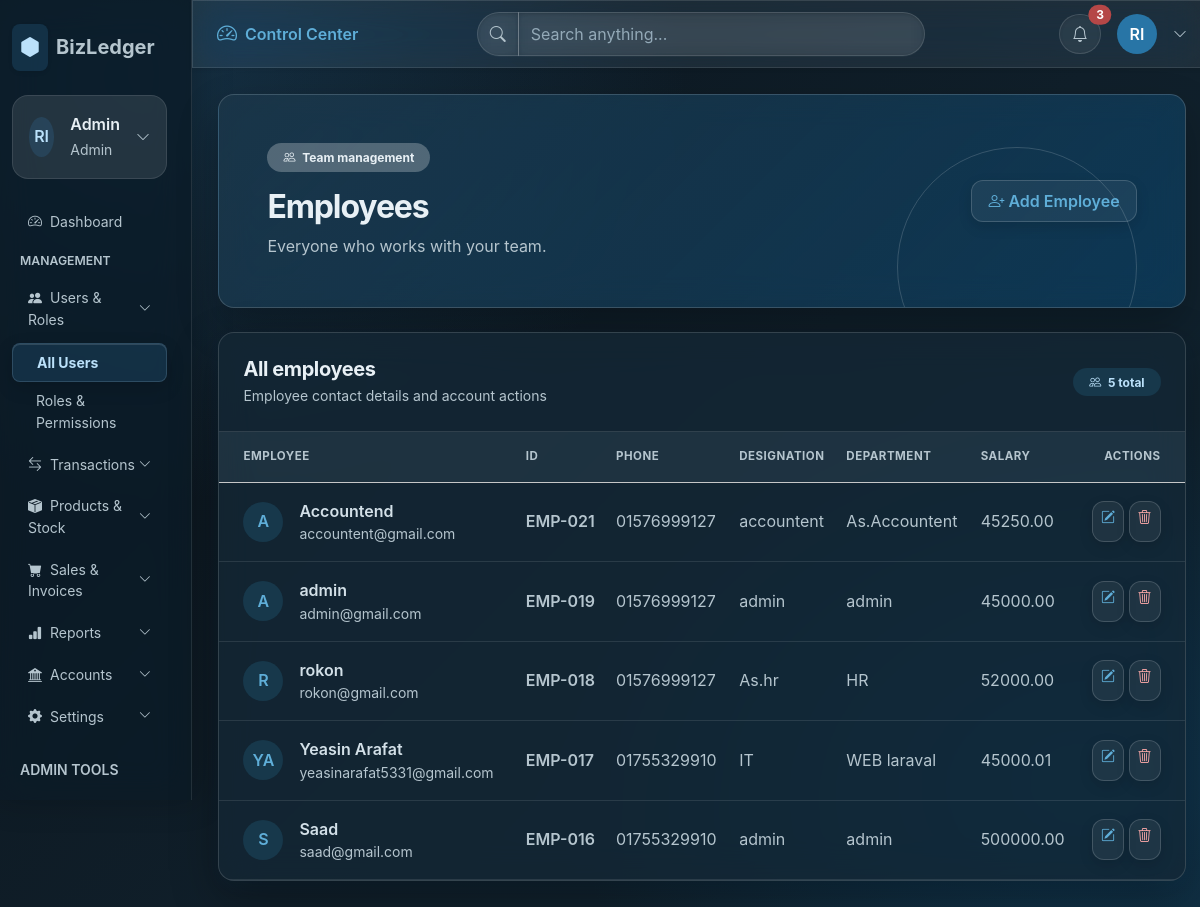
/admin/employlist.php, run on the app's committed database.
### tables this page shows
CREATE TABLE `employees` (
  `employee_id` int UNSIGNED NOT NULL,
  `company_id` int UNSIGNED NOT NULL,
  `user_id` int UNSIGNED DEFAULT NULL,
  `employee_name` varchar(150) NOT NULL,
  `phone` varchar(30) DEFAULT NULL,
  `designation` varchar(100) DEFAULT NULL,
  `department` varchar(100) DEFAULT NULL,
  `joining_date` date DEFAULT NULL,
  `basic_salary` decimal(15,2) NOT NULL DEFAULT '0.00',
  `status` tinyint NOT NULL DEFAULT '1',
  `created_at` timestamp NOT NULL DEFAULT CURRENT_TIMESTAMP,
  `updated_at` timestamp NOT NULL DEFAULT CURRENT_TIMESTAMP ON UPDATE CURRENT_TIMESTAMP,
  `login_email` varchar(150) DEFAULT NULL,
  `login_password` varchar(255) DEFAULT NULL,
  `login_role` enum('admin','accountant','employees') DEFAULT NULL
);

### admin/employlist.php (the view, shortened to what this page needs)
<?php
include_once 'assets/db/bdconfig.php';
$rowData = $conn->query("SELECT e.*, u.profile_image
                         FROM employees e
                         LEFT JOIN users u ON u.user_id = e.user_id
                         ORDER BY e.employee_id DESC");
?>
<!DOCTYPE html>
<html lang="en">
<head>
    <link href="https://cdn.jsdelivr.net/npm/bootstrap@5.3.3/dist/css/bootstrap.min.css" rel="stylesheet">
    <link href="https://cdn.jsdelivr.net/npm/bootstrap-icons@1.11.3/font/bootstrap-icons.min.css" rel="stylesheet">
    <link href="assets/css/dashboard-shared.css" rel="stylesheet">
    <link href="assets/css/glassmorphism.css" rel="stylesheet">
</head>
<body class="bg-body-tertiary dashboard-page">
    <div class="container-fluid px-0">
        <div class="row min-vh-100">
            <div class="col-lg-3 col-xl-2 p-0 bg-dark">
                <?php include 'include/adminsidebar.php'; ?>
            </div>
            <main class="col-12 col-lg-9 col-xl-10 p-0">
                <?php include 'include/adminheadbar.php'; ?>
                <div class="p-3 p-md-4 p-xl-5">
                    <section class="dashboard-hero rounded-4 shadow-sm text-white p-4 p-lg-5 mb-4">
                        <div class="dashboard-hero-content d-flex flex-column flex-md-row justify-content-between align-items-md-center gap-4">
                            <div>
                                <span class="badge rounded-pill bg-white bg-opacity-25 text-white px-3 py-2 mb-3">
                                    <i class="bi bi-people me-1" aria-hidden="true"></i> Team management
                                </span>
                                <h1 class="h2 fw-bold mb-2">Employees</h1>
                                <p class="mb-0 text-white-50">Everyone who works with your team.</p>
                            </div>
                            <a class="btn btn-light text-primary fw-semibold px-3 py-2 text-nowrap" href="permissions.php">
                                <i class="bi bi-person-plus me-1" aria-hidden="true"></i>Add Employee
                            </a>
                        </div>
                    </section>
                    <section class="card dashboard-card rounded-4 shadow-sm overflow-hidden" aria-labelledby="employee-list-title">
                        <div class="card-body p-0">
                            <div class="d-flex flex-wrap justify-content-between align-items-center gap-2 p-3 p-md-4 border-bottom">
                                <div>
                                    <h2 class="h5 dashboard-section-title fw-bold mb-1" id="employee-list-title">All employees</h2>
                                    <p class="small dashboard-subtitle mb-0">Employee contact details and account actions</p>
                                </div>
                                <span class="badge rounded-pill bg-primary-subtle text-primary-emphasis px-3 py-2">
                                    <i class="bi bi-people me-1" aria-hidden="true"></i>
                                    <?php echo $rowData ? (int) $rowData->num_rows : 0; ?> total
                                </span>
                            </div>
                            <div class="table-responsive">
                                <table class="table table-hover align-middle mb-0">
                                    <thead class="table-light">
                                        <tr>
                                            <th scope="col" class="ps-4 py-3 small text-uppercase text-secondary">Employee</th>
                                            <th scope="col" class="py-3 small text-uppercase text-secondary">ID</th>
                                            <th scope="col" class="py-3 small text-uppercase text-secondary">Phone</th>
                                            <th scope="col" class="py-3 small text-uppercase text-secondary">Designation</th>
                                            <th scope="col" class="py-3 small text-uppercase text-secondary">Department</th>
                                            <th scope="col" class="py-3 small text-uppercase text-secondary">Salary</th>
                                            <th scope="col" class="pe-4 py-3 small text-uppercase text-secondary text-end">Actions</th>
                                        </tr>
                                    </thead>
                                    <tbody>
                                        <?php if ($rowData && $rowData->num_rows > 0) { ?>
                                            <?php while ($row = $rowData->fetch_assoc()) { ?>
                                                <?php
                                                $nameParts = preg_split('/\s+/', trim($row['employee_name']));
                                                $initials = strtoupper(substr($nameParts[0] ?? '', 0, 1) . (count($nameParts) > 1 ? substr(end($nameParts), 0, 1) : ''));
                                                ?>
                                                <tr>
                                                    <td class="ps-4 py-3">
                                                        <div class="d-flex align-items-center gap-3">
                                                            <?php if (!empty($row['profile_image'])) { ?>
                                                                <img class="rounded-circle object-fit-cover flex-shrink-0" src="<?= htmlspecialchars($row['profile_image']) ?>" alt="<?= htmlspecialchars($row['employee_name']) ?>" style="width: 2.5rem; height: 2.5rem">
                                                            <?php } else { ?>
                                                                <span class="d-inline-flex align-items-center justify-content-center rounded-circle bg-primary-subtle text-primary fw-semibold flex-shrink-0" style="width: 2.5rem; height: 2.5rem">
                                                                    <?php echo $initials ; ?>
                                                                </span>
                                                            <?php } ?>
                                                            <div>
                                                                <div class="fw-semibold"><?php echo $row['employee_name']; ?></div>
                                                                <div class="small text-secondary"><?php echo $row['login_email'] ; ?></div>
                                                            </div>
                                                        </div>
                                                    </td>
                                                    <td class="fw-semibold text-secondary">
                                                        EMP-<?php echo str_pad((int) $row['employee_id'], 3, '0', STR_PAD_LEFT); ?>
                                                    </td>
                                                    <td class="text-secondary"><?php echo $row['phone'] ; ?></td>
                                                    <td class="text-secondary"><?php echo $row['designation'] ; ?></td>
                                                    <td class="text-secondary"><?php echo $row['department'] ; ?></td>
                                                    <td class="text-secondary"><?php echo $row['basic_salary'] ; ?></td>
                                                    <td class="pe-4 text-end text-nowrap">
                                                        <a class="btn btn-sm btn-light text-primary" href="employedit.php?id=<?php echo $row['employee_id']; ?>" aria-label="Edit employee" title="Edit employee">
                                                            <i class="bi bi-pencil-square" aria-hidden="true"></i>
                                                        </a>
                                                        <a class="btn btn-sm btn-light text-danger" onclick="return confirm('Delete this employee?')" href="deleteemploy.php?id=<?php echo $row['employee_id']; ?>" aria-label="Delete employee" title="Delete employee">
                                                            <i class="bi bi-trash3" aria-hidden="true"></i>
                                                        </a>
                                                    </td>
                                                </tr>
                                            <?php } ?>
                                        <?php } ?>
                                    </tbody>
                                </table>
                            </div>
                        </div>
                    </section>
                </div>
        </div>
    </div>
</body>
</html>

### admin/assets/css/dashboard-shared.css (style rules this page uses)
:root { --dashboard-ink: #17233c; --dashboard-muted: #68758b; }
body.dashboard-page { color: var(--dashboard-ink); background: #f5f7fb; }
.dashboard-hero { position: relative; overflow: hidden; background: radial-gradient(circle at 88% 20%, rgba(255, 255, 255, .16), transparent 25%), linear-gradient(120deg, #173b8f, #3159c9 62%, #4777df); }
.dashboard-hero::after { position: absolute; right: 3rem; bottom: -5rem; width: 15rem; height: 15rem; border: 1px solid rgba(255, 255, 255, .16); border-radius: 50%; content: ""; pointer-events: none; }
.dashboard-hero-content { position: relative; z-index: 1; }
.dashboard-card { border: 1px solid #e9edf5; transition: box-shadow .2s ease, transform .2s ease; }
.dashboard-section-title { color: var(--dashboard-ink); letter-spacing: -.02em; }
.dashboard-subtitle { color: var(--dashboard-muted); }

### data on the page
employees: employee_name "A", employee_name "Accountend", login_email "accountent@gmail.com", employee_id "021", phone "01576999127", designation "accountent", department "As.Accountent", basic_salary "45250.00"
employees: employee_name "A", employee_name "admin", login_email "admin@gmail.com", employee_id "019", phone "01576999127", designation "admin", department "admin", basic_salary "45000.00"
employees: employee_name "R", employee_name "rokon", login_email "rokon@gmail.com", employee_id "018", phone "01576999127", designation "As.hr", department "HR", basic_salary "52000.00"
employees: employee_name "YA", employee_name "Yeasin Arafat", login_email "yeasinarafat5331@gmail.com", employee_id "017", phone "01755329910", designation "IT", department "WEB laraval", basic_salary "45000.01"
employees: employee_name "S", employee_name "Saad", login_email "saad@gmail.com", employee_id "016", phone "01755329910", designation "admin", department "admin", basic_salary "500000.00"

### other printed values
$_SESSION['name'] "Admin"
$_SESSION['role'] "Admin"
$rowData->num_rows "5"
